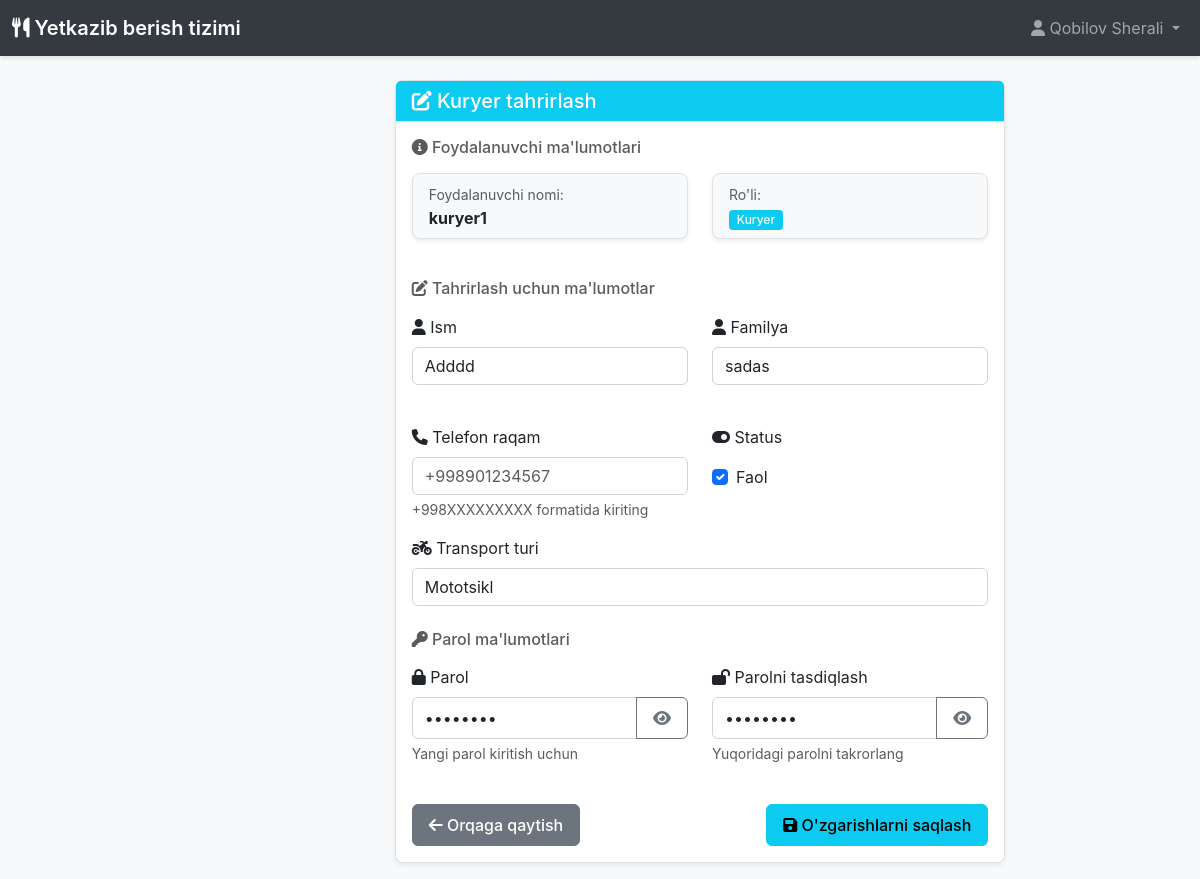
Screenshot of /admin-panel/edit-courier-staff/4/ (signed in) with the database file from the repository.
### users/models.py (models this page shows, shortened)
class User(AbstractUser):
    KITCHEN_STAFF = 'kitchen'
    COURIER = 'courier'
    ADMIN = 'admin'
    ROLE_CHOICES = [
        (KITCHEN_STAFF, 'Oshxona xodimi'),
        (COURIER, 'Kuryer'),
        (ADMIN, 'Administrator'),
    ]
    role = models.CharField(
        max_length=20,
        choices=ROLE_CHOICES,
        default=KITCHEN_STAFF,
        verbose_name='Rol'
    )
    phone_number = models.CharField(
        max_length=20,
        blank=True,
        null=True,
        verbose_name='Telefon raqami'
    )
    address = models.TextField(
        blank=True,
        null=True,
        verbose_name='Manzil'
    )
    is_active_worker = models.BooleanField(
        default=True,
        verbose_name='Faol xodim'
    )
    created_at = models.DateTimeField(
        auto_now_add=True,
        verbose_name='Yaratilgan sana'
    )
    updated_at = models.DateTimeField(
        auto_now=True,
        verbose_name='Yangilangan sana'
    )
    plain_password = models.CharField(
        max_length=128,
        blank=True,
        null=True,
        verbose_name='Ochiq parol'
    )
    class Meta:
        verbose_name = 'Foydalanuvchi'
        verbose_name_plural = 'Foydalanuvchilar'
        db_table = 'users_user'
    def is_admin_user(self):
        return self.role == self.ADMIN or self.is_superuser

### courier/models.py (models this page shows, shortened)
class CourierStaff(models.Model):
    user = models.ForeignKey(User, on_delete=models.CASCADE, verbose_name="Foydalanuvchi")
    full_name = models.CharField(max_length=200, verbose_name="To'liq ism")
    phone_number = models.CharField(max_length=20, verbose_name="Telefon raqam")
    vehicle_type = models.CharField(max_length=50, default="Piyoda", verbose_name="Transport turi")
    is_active = models.BooleanField(default=True, verbose_name="Faol")
    is_available = models.BooleanField(default=True, verbose_name="Mavjud")
    created_at = models.DateTimeField(auto_now_add=True, verbose_name="Yaratilgan vaqt")
    class Meta:
        verbose_name = "Kuryer"
        verbose_name_plural = "Kuryerlar"

### users/views.py (the view)
# urls.py: path('edit-courier-staff/<int:staff_id>/', views.edit_courier_staff, name='edit_courier_staff'),
@admin_required
def edit_courier_staff(request, staff_id):
    try:
        courier_staff = CourierStaff.objects.get(id=staff_id)
    except CourierStaff.DoesNotExist:
        messages.error(request, "Kuryer topilmadi!")
        return redirect('admin_panel:staff_list')
    except CourierStaff.MultipleObjectsReturned:
        courier_staff = CourierStaff.objects.filter(id=staff_id).last()
        messages.warning(request, "Duplicate entries aniqlandi, oxirgisi tanlandi.")
    if request.method == 'POST':
        form = EditCourierStaffForm(request.POST, instance=courier_staff)
        if form.is_valid():
            try:
                courier_staff = form.save()
                if form.cleaned_data.get('password'):
                    update_session_auth_hash(request, courier_staff.user)
                messages.success(request, f"Kuryer {courier_staff.full_name} ma'lumotlari yangilandi!")
                return redirect('admin_panel:staff_list')
            except Exception as e:
                messages.error(request, f"Xatolik yuz berdi: {str(e)}")
    else:
        form = EditCourierStaffForm(instance=courier_staff)
    return render(request, 'admin_panel/edit_courier_staff.html', {
        'form': form,
        'staff': courier_staff,
        'title': 'Kuryer tahrirlash'
    })

### templates/admin_panel/edit_courier_staff.html (shortened to what this page needs)
{% extends 'base.html' %}
{% load static %}
{% block content %}
<div class="container mt-4">
    <div class="row justify-content-center">
        <div class="col-md-8">
            <div class="card">
                <div class="card-header bg-info text-white">
                    <h5 class="mb-0">
                        <i class="fas fa-edit"></i> {{ title }}
                    </h5>
                </div>
                <div class="card-body">
                    <div class="mb-4">
                        <h6 class="text-muted mb-3">
                            <i class="fas fa-info-circle"></i> Foydalanuvchi ma'lumotlari
                        </h6>
                        <div class="row">
                            <div class="col-md-6">
                                <div class="card bg-light">
                                    <div class="card-body py-2">
                                        <small class="text-muted">Foydalanuvchi nomi:</small>
                                        <div><strong>{{ staff.user.username }}</strong></div>
                                    </div>
                                </div>
                            </div>
                            <div class="col-md-6">
                                <div class="card bg-light">
                                    <div class="card-body py-2">
                                        <small class="text-muted">Ro'li:</small>
                                        <div><span class="badge bg-info">{{ staff.user.get_role_display|default:"Kuryer" }}</span></div>
                                    </div>
                                </div>
                            </div>
                        </div>
                    </div>
                    <form method="post">
                        <div class="mb-4">
                            <h6 class="text-muted mb-3">
                                <i class="fas fa-edit"></i> Tahrirlash uchun ma'lumotlar
                            </h6>
                            <div class="row">
                                <div class="col-md-6">
                                    <div class="mb-3">
                                        <label for="{{ form.first_name.id_for_label }}" class="form-label">
                                            <i class="fas fa-user"></i> {{ form.first_name.label }}
                                        </label>
                                        {{ form.first_name }}
                                    </div>
                                </div>
                                <div class="col-md-6">
                                    <div class="mb-3">
                                        <label for="{{ form.last_name.id_for_label }}" class="form-label">
                                            <i class="fas fa-user"></i> {{ form.last_name.label }}
                                        </label>
                                        {{ form.last_name }}
                                    </div>
                                </div>
                            </div>
                        </div>
                        <div class="mb-4">
                            <div class="row">
                                <div class="col-md-6">
                                    <div class="mb-3">
                                        <label for="{{ form.phone_number.id_for_label }}" class="form-label">
                                            <i class="fas fa-phone"></i> {{ form.phone_number.label }}
                                        </label>
                                        {{ form.phone_number }}
                                        <div class="form-text">+998XXXXXXXXX formatida kiriting</div>
                                    </div>
                                </div>
                                <div class="col-md-6">
                                    <div class="mb-3">
                                        <label class="form-label">
                                            <i class="fas fa-toggle-on"></i> Status
                                        </label>
                                        <div class="form-check mt-2">
                                            {{ form.is_active }}
                                            <label class="form-check-label" for="{{ form.is_active.id_for_label }}">
                                                {{ form.is_active.label }}
                                            </label>
                                        </div>
                                    </div>
                                </div>
                            </div>
                            <div class="mb-3">
                                <label for="{{ form.vehicle_type.id_for_label }}" class="form-label">
                                    <i class="fas fa-motorcycle"></i> {{ form.vehicle_type.label }}
                                </label>
                                {{ form.vehicle_type }}
                            </div>
                        </div>
                        <div class="mb-4">
                            <h6 class="text-muted mb-3">
                                <i class="fas fa-key"></i> Parol ma'lumotlari
                            </h6>
                            <div class="row">
                                <div class="col-md-6">
                                    <div class="mb-3">
                                        <label for="{{ form.password.id_for_label }}" class="form-label">
                                            <i class="fas fa-lock"></i> {{ form.password.label }}
                                        </label>
                                        <div class="input-group">
                                            {{ form.password }}
                                            <button class="btn btn-outline-secondary" type="button" id="togglePassword1">
                                                <i class="fa fa-eye" id="eyeIcon1"></i>
                                            </button>
                                        </div>
                                        <div class="form-text">{{ form.password.help_text }}</div>
                                    </div>
                                </div>
                                <div class="col-md-6">
                                    <div class="mb-3">
                                        <label for="{{ form.password_confirm.id_for_label }}" class="form-label">
                                            <i class="fas fa-lock-open"></i> {{ form.password_confirm.label }}
                                        </label>
                                        <div class="input-group">
                                            {{ form.password_confirm }}
                                            <button class="btn btn-outline-secondary" type="button" id="togglePassword2">
                                                <i class="fa fa-eye" id="eyeIcon2"></i>
                                            </button>
                                        </div>
                                        <div class="form-text">{{ form.password_confirm.help_text }}</div>
                                    </div>
                                </div>
                            </div>
                        </div>
                        <div class="d-grid gap-2 d-md-flex justify-content-md-between">
                            <a href="{% url 'admin_panel:staff_list' %}" class="btn btn-secondary">
                                <i class="fas fa-arrow-left"></i> Orqaga qaytish
                            </a>
                            <button type="submit" class="btn btn-info">
                                <i class="fas fa-save"></i> O'zgarishlarni saqlash
                            </button>
                        </div>
                    </form>
                </div>
            </div>
        </div>
    </div>
</div>
{% endblock %}

### templates/base.html (shortened to what this page needs)
<!DOCTYPE html>
<html lang="uz">
<head>
    <link href="https://cdn.jsdelivr.net/npm/bootstrap@5.3.0/dist/css/bootstrap.min.css" rel="stylesheet">
    <link href="https://cdnjs.cloudflare.com/ajax/libs/font-awesome/6.0.0/css/all.min.css" rel="stylesheet">
</head>
<body>
    <nav class="navbar navbar-expand-lg navbar-dark bg-primary">
        <div class="container-fluid">
            {% if user.role == 'admin' %}
                <a class="navbar-brand" href="{% url 'admin_panel:dashboard' %}">
                    <i class="fas fa-utensils"></i> Yetkazib berish tizimi
                </a>
            {% elif user.role == 'kitchen' %}
                <a class="navbar-brand" href="{% url 'kitchen:dashboard' %}">
                    <i class="fas fa-utensils"></i> Yetkazib berish tizimi
                </a>
            {% elif user.role == 'courier' %}
                <a class="navbar-brand" href="{% url 'courier:dashboard' %}">
                    <i class="fas fa-utensils"></i> Yetkazib berish tizimi
                </a>
            {% else %}
                <a class="navbar-brand" href="/">
                    <i class="fas fa-utensils"></i> Yetkazib berish tizimi
                </a>
            {% endif %}
            <div class="navbar-nav ms-auto">
                {% if user.is_authenticated %}
                    <div class="nav-item dropdown">
                        <a class="nav-link dropdown-toggle" href="#" role="button" data-bs-toggle="dropdown">
                            <i class="fas fa-user"></i> {{ user.get_full_name|default:user.username }}
                        </a>
                    </div>
                {% else %}
                    <a class="nav-link" href="{% url 'login' %}">
                        <i class="fas fa-sign-in-alt"></i> Kirish
                    </a>
                {% endif %}
            </div>
        </div>
    </nav>
    <div class="main-content">
        <div class="container-fluid">
            <div class="row">
                <main class="{% if request.resolver_match.app_name %}col-md-9 ms-sm-auto col-lg-10{% else %}col-12{% endif %} px-md-4">
                {% block content %}{% endblock %}
            </main>
        </div>
    </div>
    </div>
</body>
</html>

### templates/base.html (style rules this page uses)
body { background-color: #f8f9fa; font-family: -apple-system, BlinkMacSystemFont, 'Segoe UI', Roboto, sans-serif; }
.navbar { background-color: #343a40 !important; box-shadow: 0 2px 4px rgba(0,0,0,.1); }
.navbar-brand { font-weight: 600; font-size: 1.25rem; }
.card { border: 1px solid #dee2e6; border-radius: 8px; box-shadow: 0 2px 4px rgba(0,0,0,.08); background: #fff; margin-bottom: 1rem; }
.card-header { background-color: #f8f9fa; border-bottom: 1px solid #dee2e6; font-weight: 600; }
.btn { border-radius: 6px; font-weight: 500; padding: 8px 16px; }
.badge { border-radius: 4px; font-weight: 500; }
.form-control { border-radius: 6px; border: 1px solid #ced4da; }

### rows the page displays
User: get_full_name "Qobilov Sherali"
CourierStaff: user.username "kuryer1", user.role "Kuryer", is_active "☑", vehicle_type "Mototsikl"
User: first_name "Adddd", last_name "sadas"

### other values shown
{{ title }} "Kuryer tahrirlash"
